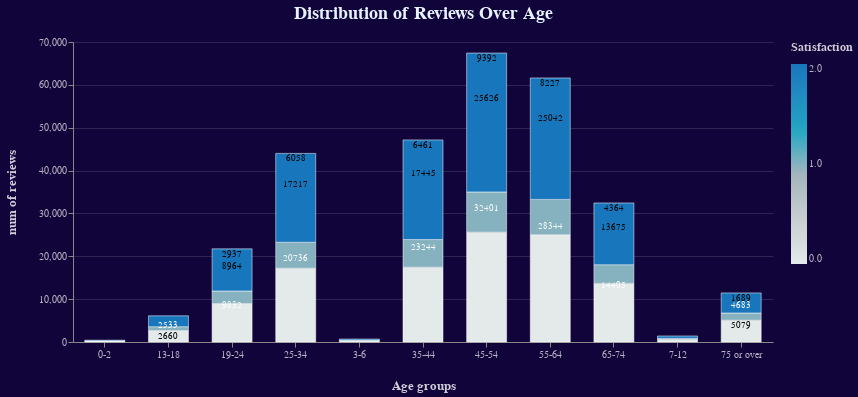

Notebook code for this chart:
### Code cell
data = (df.groupby(["Age", "Satisfaction"])
          .agg({"Reviews": "count"})
          .reset_index()).sort_values(["Age", "Satisfaction"], ascending=True)
#data['Cumulative_Reviews'] = data.groupby(['Age'])['Reviews'].apply(lambda x: x.cumsum())

bars = (alt.Chart(data=data, title="Distribution of Reviews Over Age")
           .mark_bar(size=40,
                     strokeWidth=0.5,
                     stroke="white")
           .encode(x=alt.X('Age:O',
                           axis=alt.Axis(title="Age groups", grid=False)),
                   y=alt.Y('Reviews:Q', stack='zero',
                           scale=alt.Scale(type="linear"),
                           axis=alt.Axis(title="num of reviews")),
                   order=alt.Order('Satisfaction', sort='ascending'),
                   color=alt.Color("Satisfaction:Q",
                                   scale=alt.Scale(scheme="lightgreyteal",
                                                   bins=[0,1,2,3],
                                                   reverse=False))))

text = (alt.Chart(data=data[data["Reviews"] > 1500])
           .mark_text(align="center",
                      baseline="middle",
                      dx=0, dy=5)
           .encode(x=alt.X("Age:O"),
                   y=alt.Y("Reviews:Q", stack='zero'),
                   size = alt.SizeValue(9),
                   text="Reviews:Q",
                   color=alt.condition(alt.datum.Satisfaction > 1,
                                          alt.value("white"),
                                          alt.value("black"))))

chart = (alt.layer(bars, text)
            .configure(background="#11043a")
            .configure_title(font="Arial",
                             fontSize=18,
                             color="#e6f3ff",
                             dy=-10)
            .configure_text(color="white")
            .configure_legend(titleFontSize=12,
                              titleColor="white",
                              tickCount=10,
                              titleOpacity=0.8,
                              labelColor="white",
                              labelOpacity=0.7,
                              titlePadding=10)
            .configure_axis(titleFontSize=13,
                            titlePadding=20,
                            titleColor="white",
                            titleOpacity=0.8,
                            labelColor="white",
                            labelOpacity=0.7,
                            labelAngle=0,
                            tickOffset=0,
                            grid=True,
                            gridOpacity=0.15)
            .configure_view(strokeWidth=0)
            .properties(height=300, width=700)
)
chart

### Figure 1 — Vega-Lite specification as saved in the notebook (floating-point values rounded to 4 significant figures)
{"config": {"view": {"continuousWidth": 400, "continuousHeight": 300, "strokeWidth": 0}, "axis": {"grid": true, "gridOpacity": 0.15, "labelAngle": 0, "labelColor": "white", "labelOpacity": 0.7, "tickOffset": 0, "titleColor": "white", "titleFontSize": 13, "titleOpacity": 0.8, "titlePadding": 20}, "background": "#11043a", "legend": {"labelColor": "white", "labelOpacity": 0.7, "tickCount": 10, "titleColor": "white", "titleFontSize": 12, "titleOpacity": 0.8, "titlePadding": 10}, "text": {"color": "white"}, "title": {"color": "#e6f3ff", "dy": -10, "font": "Arial", "fontSize": 18}}, "layer": [{"data": {"name": "data-f7f90476874df6fd58529c21edd2203d"}, "mark": {"type": "bar", "size": 40, "stroke": "white", "strokeWidth": 0.5}, "encoding": {"color": {"field": "Satisfaction", "scale": {"bins": [0, 1, 2, 3], "reverse": false, "scheme": "lightgreyteal"}, "type": "quantitative"}, "order": {"field": "Satisfaction", "sort": "ascending", "type": "quantitative"}, "x": {"axis": {"grid": false, "title": "Age groups"}, "field": "Age", "type": "ordinal"}, "y": {"axis": {"title": "num of reviews"}, "field": "Reviews", "scale": {"type": "linear"}, "stack": "zero", "type": "quantitative"}}, "title": "Distribution of Reviews Over Age"}, {"data": {"name": "data-701ee6cbe28f062df927189c89dead7d"}, "mark": {"type": "text", "align": "center", "baseline": "middle", "dx": 0, "dy": 5}, "encoding": {"color": {"condition": {"value": "white", "test": "(datum.Satisfaction > 1)"}, "value": "black"}, "size": {"value": 9}, "text": {"field": "Reviews", "type": "quantitative"}, "x": {"field": "Age", "type": "ordinal"}, "y": {"field": "Reviews", "stack": "zero", "type": "quantitative"}}}], "height": 300, "width": 700, "$schema": "https://vega.github.io/schema/vega-lite/v4.17.0.json", "datasets": {"data-f7f90476874df6fd58529c21edd2203d": [{"Age": "0-2", "Satisfaction": 0, "Reviews": 222}, {"Age": "0-2", "Satisfaction": 1, "Reviews": 38}, {"Age": "0-2", "Satisfaction": 2, "Reviews": 165}, {"Age": "13-18", "Satisfaction": 0, "Reviews": 2660}, {"Age": "13-18", "Satisfaction": 1, "Reviews": 920}, {"Age": "13-18", "Satisfaction": 2, "Reviews": 2533}, {"Age": "19-24", "Satisfaction": 0, "Reviews": 8964}, {"Age": "19-24", "Satisfaction": 1, "Reviews": 2937}, {"Age": "19-24", "Satisfaction": 2, "Reviews": 9832}, {"Age": "25-34", "Satisfaction": 0, "Reviews": 17217}, {"Age": "25-34", "Satisfaction": 1, "Reviews": 6058}, {"Age": "25-34", "Satisfaction": 2, "Reviews": 20736}, {"Age": "3-6", "Satisfaction": 0, "Reviews": 315}, {"Age": "3-6", "Satisfaction": 1, "Reviews": 92}, {"Age": "3-6", "Satisfaction": 2, "Reviews": 280}, {"Age": "35-44", "Satisfaction": 0, "Reviews": 17445}, {"Age": "35-44", "Satisfaction": 1, "Reviews": 6461}, {"Age": "35-44", "Satisfaction": 2, "Reviews": 23244}, {"Age": "45-54", "Satisfaction": 0, "Reviews": 25626}, {"Age": "45-54", "Satisfaction": 1, "Reviews": 9392}, {"Age": "45-54", "Satisfaction": 2, "Reviews": 32401}, {"Age": "55-64", "Satisfaction": 0, "Reviews": 25042}, {"Age": "55-64", "Satisfaction": 1, "Reviews": 8227}, {"Age": "55-64", "Satisfaction": 2, "Reviews": 28344}, {"Age": "65-74", "Satisfaction": 0, "Reviews": 13675}, {"Age": "65-74", "Satisfaction": 1, "Reviews": 4364}, {"Age": "65-74", "Satisfaction": 2, "Reviews": 14405}, {"Age": "7-12", "Satisfaction": 0, "Reviews": 650}, {"Age": "7-12", "Satisfaction": 1, "Reviews": 188}, {"Age": "7-12", "Satisfaction": 2, "Reviews": 566}, {"Age": "75 or over", "Satisfaction": 0, "Reviews": 5079}, {"Age": "75 or over", "Satisfaction": 1, "Reviews": 1689}, {"Age": "75 or over", "Satisfaction": 2, "Reviews": 4683}], "data-701ee6cbe28f062df927189c89dead7d": [{"Age": "13-18", "Satisfaction": 0, "Reviews": 2660}, {"Age": "13-18", "Satisfaction": 2, "Reviews": 2533}, {"Age": "19-24", "Satisfaction": 0, "Reviews": 8964}, {"Age": "19-24", "Satisfaction": 1, "Reviews": 2937}, {"Age": "19-24", "Satisfaction": 2, "Reviews": 9832}, {"Age": "25-34", "Satisfaction": 0, "Reviews": 17217}, {"Age": "25-34", "Satisfaction": 1, "Reviews": 6058}, {"Age": "25-34", "Satisfaction": 2, "Reviews": 20736}, {"Age": "35-44", "Satisfaction": 0, "Reviews": 17445}, {"Age": "35-44", "Satisfaction": 1, "Reviews": 6461}, {"Age": "35-44", "Satisfaction": 2, "Reviews": 23244}, {"Age": "45-54", "Satisfaction": 0, "Reviews": 25626}, {"Age": "45-54", "Satisfaction": 1, "Reviews": 9392}, {"Age": "45-54", "Satisfaction": 2, "Reviews": 32401}, {"Age": "55-64", "Satisfaction": 0, "Reviews": 25042}, {"Age": "55-64", "Satisfaction": 1, "Reviews": 8227}, {"Age": "55-64", "Satisfaction": 2, "Reviews": 28344}, {"Age": "65-74", "Satisfaction": 0, "Reviews": 13675}, {"Age": "65-74", "Satisfaction": 1, "Reviews": 4364}, {"Age": "65-74", "Satisfaction": 2, "Reviews": 14405}, {"Age": "75 or over", "Satisfaction": 0, "Reviews": 5079}, {"Age": "75 or over", "Satisfaction": 1, "Reviews": 1689}, {"Age": "75 or over", "Satisfaction": 2, "Reviews": 4683}]}}
